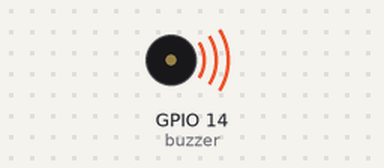
Bench run of a program on a simulated Raspberry Pi (BCM pin numbers). Shown: buzzer (waves = sounding, pin HIGH).

Above: at 0.5 s.
Timing chart, 0 to 4.6 s (numbered marks = the images above):
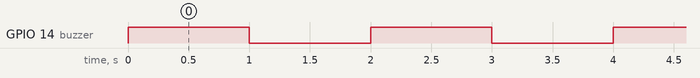

Measured:
- by itself, GPIO 14 (buzzer): alternates HIGH for 1.0 s and LOW for 1.0 s

The program:

buzzer.py
```python
#!/usr/bin/env python3
#
#  auth: rbw
#  date: 20210217
#  desc:
#   https://projects.raspberrypi.org/en/projects/physical-computing/8
#- - - - - - - - - - - - - - - - - - - - - - - - - - - - - - - - - - - - - - - -

from gpiozero import Buzzer
from time import sleep

buzzer = Buzzer(14)

while True:
    buzzer.on()
    sleep(1)
    buzzer.off()
    sleep(1)


#- - - - - - - - - - - - - - - - - - - - - - - - - - - - - - - - - - - - - - - -
print( "Done." )
#//EOF
```
